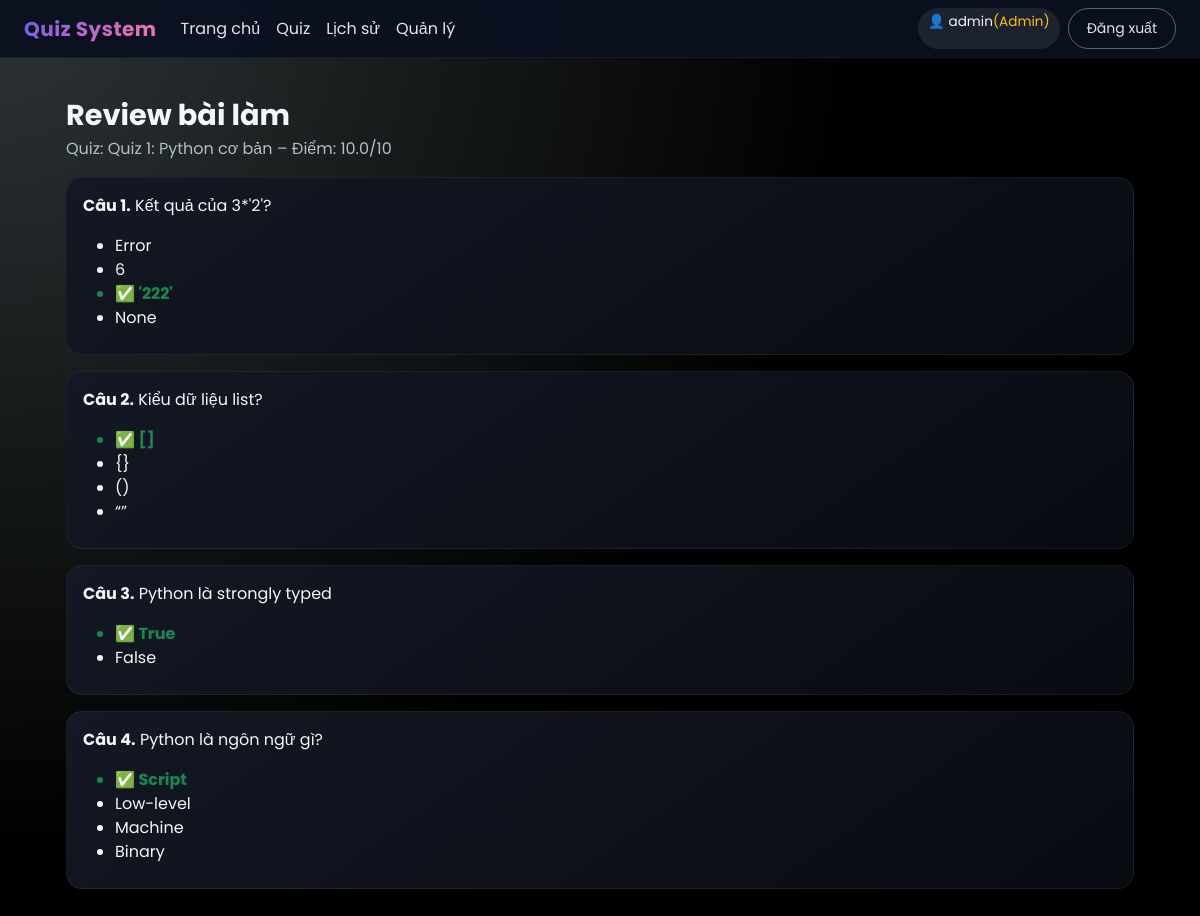
/quiz/review/1 (signed in), run on the app's committed database.
### app/models.py (models this page shows, shortened)
class User(UserMixin, db.Model):
    __tablename__ = "users"
    id = db.Column(db.Integer, primary_key=True)
    username = db.Column(db.String(64), unique=True, index=True, nullable=False)
    email = db.Column(db.String(120), unique=True, index=True, nullable=False)
    password_hash = db.Column(db.String(256), nullable=False)
    role = db.Column(db.String(20), default="student")  # student / admin
    submissions = db.relationship("Submission", backref="user", lazy="dynamic")
    certificates = db.relationship("Certificate", backref="user", lazy="dynamic")
    @property
    def is_admin(self):
        return self.role == "admin"

class Quiz(db.Model):
    __tablename__ = "quizzes"
    id = db.Column(db.Integer, primary_key=True)
    title = db.Column(db.String(200), nullable=False)
    description = db.Column(db.Text)
    time_limit = db.Column(db.Integer)  # phút, None = không giới hạn
    mode = db.Column(db.String(20), default="exam")  # exam / practice
    is_active = db.Column(db.Boolean, default=True)
    created_by = db.Column(db.Integer, db.ForeignKey("users.id"))
    created_at = db.Column(db.DateTime, default=datetime.utcnow)
    num_questions = db.Column(db.Integer)        # số câu random từ bank
    pass_score = db.Column(db.Float, default=5)  # thang 10
    enable_certificate = db.Column(db.Boolean, default=False)
    show_explanation = db.Column(db.Boolean, default=True)
    questions = db.relationship("Question", backref="quiz", lazy="dynamic")
    submissions = db.relationship("Submission", backref="quiz", lazy="dynamic")

class Submission(db.Model):
    __tablename__ = "submissions"
    id = db.Column(db.Integer, primary_key=True)
    user_id = db.Column(db.Integer, db.ForeignKey("users.id"), nullable=False)
    quiz_id = db.Column(db.Integer, db.ForeignKey("quizzes.id"), nullable=False)
    created_at = db.Column(db.DateTime, default=datetime.utcnow)
    finished_at = db.Column(db.DateTime)
    total_questions = db.Column(db.Integer, default=0)
    correct_answers = db.Column(db.Integer, default=0)
    score = db.Column(db.Float, default=0.0)  # thang 10
    time_spent = db.Column(db.Integer, default=0)  # giây
    answers = db.relationship("Answer", backref="submission", lazy="dynamic")

class Question(db.Model):
    __tablename__ = "questions"
    id = db.Column(db.Integer, primary_key=True)
    quiz_id = db.Column(db.Integer, db.ForeignKey("quizzes.id"), nullable=False)
    type = db.Column(db.String(20), default="mcq")  # mcq / true_false / fill_in / essay
    content = db.Column(db.Text, nullable=False)
    explanation = db.Column(db.Text)  # giải thích đáp án
    difficulty = db.Column(db.String(20))  # easy / medium / hard
    time_limit = db.Column(db.Integer)  # giây, optional
    choices = db.relationship("Choice", backref="question", lazy="dynamic")
    answers = db.relationship("Answer", backref="question", lazy="dynamic")

class Choice(db.Model):
    __tablename__ = "choices"
    id = db.Column(db.Integer, primary_key=True)
    question_id = db.Column(db.Integer, db.ForeignKey("questions.id"), nullable=False)
    content = db.Column(db.Text, nullable=False)
    is_correct = db.Column(db.Boolean, default=False)

### app/quiz/routes.py (the view)
@quiz_bp.route("/review/<int:submission_id>")
@login_required
def review_submission(submission_id):
    submission = Submission.query.get_or_404(submission_id)
    if submission.user_id != current_user.id and not current_user.is_admin:
        abort(403)
    quiz = submission.quiz
    if not quiz.show_explanation:
        abort(403)
    answers_by_q = {a.question_id: a for a in submission.answers}
    questions = Question.query.filter_by(quiz_id=quiz.id).all()
    return render_template(
        "quiz/review.html",
        submission=submission,
        quiz=quiz,
        questions=questions,
        answers_by_q=answers_by_q,
    )

### app/models.py (called while the page is built)
@login.user_loader
def load_user(user_id):
    return User.query.get(int(user_id))

### app/templates/quiz/review.html (shortened to what this page needs)
{% extends "base.html" %}
{% block content %}
<div class="page-header mb-3">
  <h2 class="page-title mb-1">Review bài làm</h2>
  <p class="page-subtitle mb-0">
    Quiz: {{ quiz.title }} – Điểm: {{ submission.score|round(2) }}/10
  </p>
</div>
{% for q in questions %}
  {% set ans = answers_by_q.get(q.id) %}
  <div class="question-card mb-3 p-3 quiz-card">
    <p><strong>Câu {{ loop.index }}.</strong> {{ q.content|safe }}</p>
    {% if q.type in ["mcq", "true_false"] %}
      <ul class="mb-2">
        {% for choice in q.choices %}
          {% set is_user = ans and ans.user_answer == choice.id|string %}
          {% set cls = "" %}
          {% if choice.is_correct %}
            {% set cls = "text-success fw-bold" %}
          {% elif is_user and not choice.is_correct %}
            {% set cls = "text-danger fw-bold" %}
          {% endif %}
          <li class="{{ cls }}">
            {% if choice.is_correct %}✅{% endif %}
            {{ choice.content }}
          </li>
        {% endfor %}
      </ul>
    {% else %}
      <p class="mb-1"><strong>Câu trả lời của bạn:</strong></p>
      <p class="page-subtitle">{{ ans.user_answer if ans else "Chưa trả lời" }}</p>
    {% endif %}
  </div>
{% endfor %}
{% endblock %}

### app/templates/base.html (shortened to what this page needs)
<!doctype html>
<html lang="vi">
<head>
    <link href="https://cdn.jsdelivr.net/npm/bootstrap@5.3.3/dist/css/bootstrap.min.css" rel="stylesheet">
</head>
<body>
    <nav class="navbar navbar-expand-lg navbar-custom">
        <div class="container-fluid px-3 px-md-4">
            <a class="navbar-brand" href="{{ url_for('quiz.home') }}">Quiz System</a>
            <div class="collapse navbar-collapse" id="navbarMain">
                <ul class="navbar-nav me-auto mb-2 mb-lg-0">
                    {% if current_user.is_authenticated %}
                        <li class="nav-item"><a class="nav-link" href="{{ url_for('quiz.home') }}">Trang chủ</a></li>
                        <li class="nav-item"><a class="nav-link" href="{{ url_for('quiz.quiz_list') }}">Quiz</a></li>
                        <li class="nav-item"><a class="nav-link" href="{{ url_for('quiz.history') }}">Lịch sử</a></li>
                        {% if current_user.role == 'admin' %}
                            <li class="nav-item"><a class="nav-link" href="{{ url_for('quiz.manage_quizzes') }}">Quản lý</a></li>
                        {% endif %}
                    {% endif %}
                </ul>
                <div class="d-flex gap-2">
                    {% if current_user.is_authenticated %}
                        <span class="pill-username">👤 {{ current_user.username }}{% if current_user.role == "admin" %}<span class="text-warning">(Admin)</span>{% endif %}</span>
                        <a href="{{ url_for('auth.logout') }}" class="btn btn-outline-soft btn-sm">Đăng xuất</a>
                    {% else %}
                        <a href="{{ url_for('auth.login') }}" class="btn btn-outline-soft btn-sm">Đăng nhập</a>
                        <a href="{{ url_for('auth.register') }}" class="btn btn-primary-soft btn-sm">Đăng ký</a>
                    {% endif %}
                </div>
            </div>
        </div>
    </nav>
    <div class="main-wrapper">
        {% block content %}{% endblock %}
    </div>
</body>
</html>

### app/templates/base.html (style rules this page uses)
:root { --gradient-main: linear-gradient(135deg, #6c5ce7, #fd79a8); --gradient-alt: linear-gradient(135deg, #00cec9, #0984e3); --bg-dark: #0b1020; --card-bg: #161b2b; --accent: #fd79a8; }
* { box-sizing: border-box; }
body { font-family: "Poppins", sans-serif; background: radial-gradient(circle at top left, #2d3436 0, #000 55%); color: #f5f6fa; margin: 0; min-height: 100vh; }
.navbar-custom { background: rgba(11,16,32,0.95); backdrop-filter: blur(10px); border-bottom: 1px solid rgba(255,255,255,0.05); }
.navbar-brand { font-weight: 700; letter-spacing: .5px; background: var(--gradient-main); -webkit-background-clip: text; color: transparent; }
.nav-link { color: #dfe6e9 !important; }
.pill-username { padding: 4px 10px; border-radius: 999px; background: rgba(255,255,255,0.08); font-size: .85rem; }
.main-wrapper { max-width: 1100px; margin: 40px auto; padding: 0 16px 40px; }
.page-title { font-size: 1.8rem; font-weight: 700; }
.page-subtitle { color: #b2bec3; }
.quiz-card { border-radius: 16px; background: linear-gradient(145deg, #141824, #090b12); border: 1px solid rgba(255,255,255,0.06); cursor: pointer; transition: all 0.12s ease-out; }
.btn-outline-soft { border-radius: 999px; padding: 9px 18px; border: 1px solid rgba(255,255,255,0.35); color: #dfe6e9; background: transparent; }

### data on the page
User: username "admin"
Quiz: title "Quiz 1: Python cơ bản"
Submission: score "10.0"
Question: content "Kết quả của 3*'2'?"
Choice: content "Error"
Choice: content "6"
Choice: content "'222'"
Choice: content "None"
Question: content "Kiểu dữ liệu list?"
Choice: content "[]"
Choice: content "{}"
Choice: content "()"
Choice: content "“”"
Question: content "Python là strongly typed"
Choice: content "True"
Choice: content "False"
Question: content "Python là ngôn ngữ gì?"
Choice: content "Script"
Choice: content "Low-level"
Choice: content "Machine"
Choice: content "Binary"
